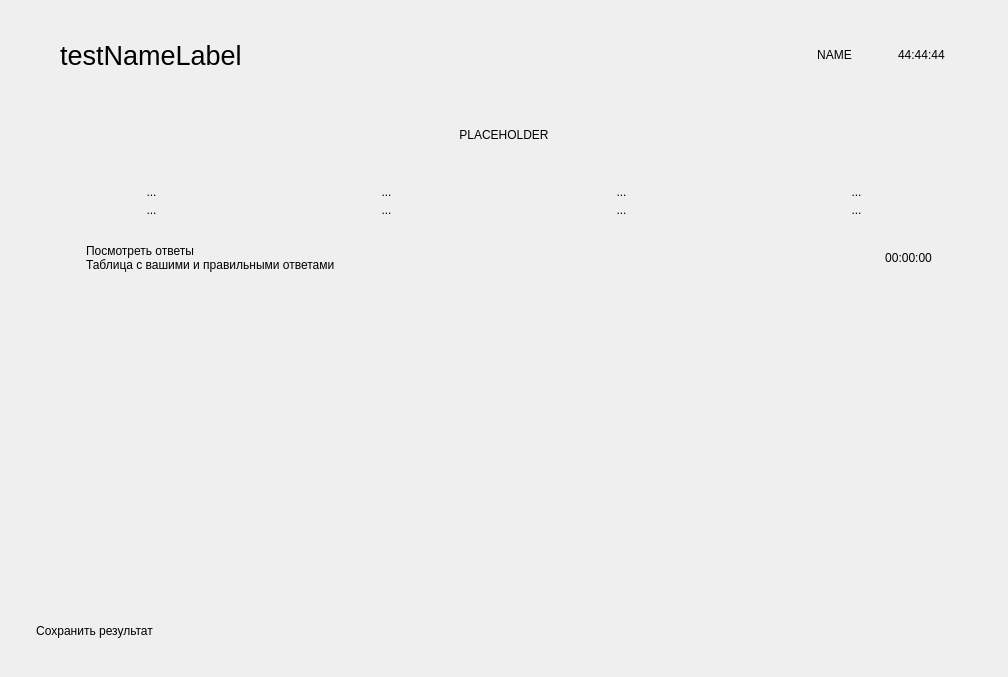
<?xml version="1.0" encoding="UTF-8"?>
<ui version="4.0">
 <class>TestInterface</class>
 <widget class="CardWidget" name="TestInterface">
  <property name="geometry">
   <rect>
    <x>0</x>
    <y>0</y>
    <width>1008</width>
    <height>677</height>
   </rect>
  </property>
  <property name="windowTitle">
   <string>Form</string>
  </property>
  <layout class="QVBoxLayout" name="verticalLayout">
   <property name="spacing">
    <number>4</number>
   </property>
   <property name="leftMargin">
    <number>0</number>
   </property>
   <property name="topMargin">
    <number>0</number>
   </property>
   <property name="rightMargin">
    <number>0</number>
   </property>
   <property name="bottomMargin">
    <number>0</number>
   </property>
   <item>
    <widget class="SmoothScrollArea" name="scroll">
     <property name="sizePolicy">
      <sizepolicy hsizetype="Expanding" vsizetype="Minimum">
       <horstretch>0</horstretch>
       <verstretch>0</verstretch>
      </sizepolicy>
     </property>
     <property name="contextMenuPolicy">
      <enum>Qt::NoContextMenu</enum>
     </property>
     <property name="acceptDrops">
      <bool>true</bool>
     </property>
     <property name="styleSheet">
      <string notr="true">background-color: transparent;
border: 0;</string>
     </property>
     <property name="widgetResizable">
      <bool>true</bool>
     </property>
     <widget class="QWidget" name="bodyCard">
      <property name="geometry">
       <rect>
        <x>0</x>
        <y>0</y>
        <width>1008</width>
        <height>677</height>
       </rect>
      </property>
      <property name="autoFillBackground">
       <bool>false</bool>
      </property>
      <layout class="QVBoxLayout" name="verticalLayout_6">
       <property name="spacing">
        <number>4</number>
       </property>
       <property name="leftMargin">
        <number>36</number>
       </property>
       <property name="topMargin">
        <number>36</number>
       </property>
       <property name="rightMargin">
        <number>36</number>
       </property>
       <property name="bottomMargin">
        <number>36</number>
       </property>
       <item>
        <layout class="QHBoxLayout" name="header">
         <property name="spacing">
          <number>4</number>
         </property>
         <item>
          <widget class="IconWidget" name="testIcon">
           <property name="minimumSize">
            <size>
             <width>20</width>
             <height>20</height>
            </size>
           </property>
           <property name="maximumSize">
            <size>
             <width>20</width>
             <height>20</height>
            </size>
           </property>
          </widget>
         </item>
         <item>
          <widget class="CaptionLabel" name="testNameLabel">
           <property name="font">
            <font>
             <pointsize>20</pointsize>
             <weight>50</weight>
             <bold>false</bold>
            </font>
           </property>
           <property name="text">
            <string>testNameLabel</string>
           </property>
          </widget>
         </item>
         <item>
          <spacer name="horizontalSpacer_11">
           <property name="orientation">
            <enum>Qt::Horizontal</enum>
           </property>
           <property name="sizeHint" stdset="0">
            <size>
             <width>40</width>
             <height>20</height>
            </size>
           </property>
          </spacer>
         </item>
         <item>
          <widget class="CardWidget" name="ss_2">
           <layout class="QHBoxLayout" name="horizontalLayout_4">
            <property name="spacing">
             <number>4</number>
            </property>
            <item>
             <widget class="IconWidget" name="userNameIcon">
              <property name="minimumSize">
               <size>
                <width>20</width>
                <height>20</height>
               </size>
              </property>
              <property name="maximumSize">
               <size>
                <width>20</width>
                <height>20</height>
               </size>
              </property>
             </widget>
            </item>
            <item>
             <widget class="BodyLabel" name="userNameLabel">
              <property name="text">
               <string>NAME</string>
              </property>
              <property name="alignment">
               <set>Qt::AlignCenter</set>
              </property>
             </widget>
            </item>
           </layout>
          </widget>
         </item>
         <item>
          <widget class="CardWidget" name="ss">
           <layout class="QHBoxLayout" name="horizontalLayout_3">
            <property name="spacing">
             <number>4</number>
            </property>
            <item>
             <widget class="IconWidget" name="timeIcon">
              <property name="minimumSize">
               <size>
                <width>20</width>
                <height>20</height>
               </size>
              </property>
              <property name="maximumSize">
               <size>
                <width>20</width>
                <height>20</height>
               </size>
              </property>
             </widget>
            </item>
            <item>
             <widget class="BodyLabel" name="timeLabel">
              <property name="sizePolicy">
               <sizepolicy hsizetype="Preferred" vsizetype="Preferred">
                <horstretch>0</horstretch>
                <verstretch>0</verstretch>
               </sizepolicy>
              </property>
              <property name="minimumSize">
               <size>
                <width>65</width>
                <height>0</height>
               </size>
              </property>
              <property name="maximumSize">
               <size>
                <width>65</width>
                <height>16777215</height>
               </size>
              </property>
              <property name="text">
               <string>44:44:44</string>
              </property>
              <property name="alignment">
               <set>Qt::AlignLeading|Qt::AlignLeft|Qt::AlignVCenter</set>
              </property>
             </widget>
            </item>
           </layout>
          </widget>
         </item>
        </layout>
       </item>
       <item>
        <widget class="QStackedWidget" name="stackedWidget">
         <property name="currentIndex">
          <number>1</number>
         </property>
         <widget class="QWidget" name="quizPage">
          <layout class="QVBoxLayout" name="verticalLayout_2">
           <property name="spacing">
            <number>4</number>
           </property>
           <property name="leftMargin">
            <number>0</number>
           </property>
           <property name="topMargin">
            <number>0</number>
           </property>
           <property name="rightMargin">
            <number>0</number>
           </property>
           <property name="bottomMargin">
            <number>0</number>
           </property>
           <item>
            <widget class="TextEdit" name="questionTitleLabel">
             <property name="enabled">
              <bool>true</bool>
             </property>
             <property name="sizePolicy">
              <sizepolicy hsizetype="Expanding" vsizetype="Expanding">
               <horstretch>0</horstretch>
               <verstretch>0</verstretch>
              </sizepolicy>
             </property>
             <property name="maximumSize">
              <size>
               <width>16777215</width>
               <height>16777215</height>
              </size>
             </property>
             <property name="cursor" stdset="0">
              <cursorShape>ArrowCursor</cursorShape>
             </property>
             <property name="focusPolicy">
              <enum>Qt::NoFocus</enum>
             </property>
             <property name="contextMenuPolicy">
              <enum>Qt::NoContextMenu</enum>
             </property>
             <property name="documentTitle">
              <string/>
             </property>
             <property name="lineWrapMode">
              <enum>QTextEdit::WidgetWidth</enum>
             </property>
             <property name="readOnly">
              <bool>true</bool>
             </property>
             <property name="html">
              <string>&lt;!DOCTYPE HTML PUBLIC &quot;-//W3C//DTD HTML 4.0//EN&quot; &quot;http://www.w3.org/TR/REC-html40/strict.dtd&quot;&gt;
&lt;html&gt;&lt;head&gt;&lt;meta name=&quot;qrichtext&quot; content=&quot;1&quot; /&gt;&lt;style type=&quot;text/css&quot;&gt;
p, li { white-space: pre-wrap; }
&lt;/style&gt;&lt;/head&gt;&lt;body style=&quot; font-family:'Segoe UI','Microsoft YaHei','PingFang SC','MS Shell Dlg 2'; font-size:14px; font-weight:400; font-style:normal;&quot;&gt;
&lt;p style=&quot; margin-top:0px; margin-bottom:0px; margin-left:0px; margin-right:0px; -qt-block-indent:0; text-indent:0px;&quot;&gt;&lt;span style=&quot; font-size:14px;&quot;&gt;123&lt;/span&gt;&lt;/p&gt;&lt;/body&gt;&lt;/html&gt;</string>
             </property>
             <property name="textInteractionFlags">
              <set>Qt::NoTextInteraction</set>
             </property>
            </widget>
           </item>
           <item>
            <spacer name="verticalSpacer_2">
             <property name="orientation">
              <enum>Qt::Vertical</enum>
             </property>
             <property name="sizeHint" stdset="0">
              <size>
               <width>20</width>
               <height>40</height>
              </size>
             </property>
            </spacer>
           </item>
           <item>
            <layout class="QVBoxLayout" name="answerBox">
             <property name="spacing">
              <number>4</number>
             </property>
             <item>
              <widget class="LineEdit" name="LineEdit">
               <property name="sizePolicy">
                <sizepolicy hsizetype="Preferred" vsizetype="Preferred">
                 <horstretch>0</horstretch>
                 <verstretch>0</verstretch>
                </sizepolicy>
               </property>
               <property name="text">
                <string>test</string>
               </property>
               <property name="dragEnabled">
                <bool>false</bool>
               </property>
               <property name="placeholderText">
                <string>OTVER</string>
               </property>
              </widget>
             </item>
             <item>
              <widget class="RadioButton" name="RadioButton">
               <property name="sizePolicy">
                <sizepolicy hsizetype="Preferred" vsizetype="Preferred">
                 <horstretch>0</horstretch>
                 <verstretch>0</verstretch>
                </sizepolicy>
               </property>
               <property name="text">
                <string>Radio button</string>
               </property>
              </widget>
             </item>
             <item>
              <widget class="CheckBox" name="CheckBox">
               <property name="sizePolicy">
                <sizepolicy hsizetype="Preferred" vsizetype="Preferred">
                 <horstretch>0</horstretch>
                 <verstretch>0</verstretch>
                </sizepolicy>
               </property>
               <property name="text">
                <string>Check box</string>
               </property>
              </widget>
             </item>
            </layout>
           </item>
           <item>
            <spacer name="verticalSpacer_3">
             <property name="orientation">
              <enum>Qt::Vertical</enum>
             </property>
             <property name="sizeHint" stdset="0">
              <size>
               <width>20</width>
               <height>40</height>
              </size>
             </property>
            </spacer>
           </item>
           <item>
            <layout class="QGridLayout" name="gridLayout_2">
             <property name="spacing">
              <number>4</number>
             </property>
             <item row="0" column="2">
              <widget class="PushButton" name="saveButton">
               <property name="sizePolicy">
                <sizepolicy hsizetype="Preferred" vsizetype="Preferred">
                 <horstretch>0</horstretch>
                 <verstretch>0</verstretch>
                </sizepolicy>
               </property>
               <property name="minimumSize">
                <size>
                 <width>0</width>
                 <height>0</height>
                </size>
               </property>
               <property name="maximumSize">
                <size>
                 <width>16777215</width>
                 <height>16777215</height>
                </size>
               </property>
               <property name="text">
                <string>save</string>
               </property>
              </widget>
             </item>
             <item row="0" column="4">
              <layout class="QHBoxLayout" name="horizontalLayout_2">
               <property name="spacing">
                <number>4</number>
               </property>
               <item>
                <spacer name="horizontalSpacer_6">
                 <property name="orientation">
                  <enum>Qt::Horizontal</enum>
                 </property>
                 <property name="sizeHint" stdset="0">
                  <size>
                   <width>51</width>
                   <height>29</height>
                  </size>
                 </property>
                </spacer>
               </item>
               <item>
                <widget class="ToolButton" name="prevButton">
                 <property name="toolButtonStyle">
                  <enum>Qt::ToolButtonIconOnly</enum>
                 </property>
                 <property name="autoRaise">
                  <bool>false</bool>
                 </property>
                </widget>
               </item>
               <item>
                <widget class="ToolButton" name="nextButton">
                 <property name="text">
                  <string/>
                 </property>
                </widget>
               </item>
              </layout>
             </item>
             <item row="0" column="0">
              <layout class="QHBoxLayout" name="horizontalLayout_5">
               <property name="spacing">
                <number>4</number>
               </property>
               <item>
                <widget class="PushButton" name="endButton">
                 <property name="sizePolicy">
                  <sizepolicy hsizetype="Preferred" vsizetype="Preferred">
                   <horstretch>0</horstretch>
                   <verstretch>0</verstretch>
                  </sizepolicy>
                 </property>
                 <property name="minimumSize">
                  <size>
                   <width>0</width>
                   <height>0</height>
                  </size>
                 </property>
                 <property name="maximumSize">
                  <size>
                   <width>16777215</width>
                   <height>16777215</height>
                  </size>
                 </property>
                 <property name="text">
                  <string>END TEST</string>
                 </property>
                </widget>
               </item>
               <item>
                <spacer name="horizontalSpacer_5">
                 <property name="orientation">
                  <enum>Qt::Horizontal</enum>
                 </property>
                 <property name="sizeHint" stdset="0">
                  <size>
                   <width>51</width>
                   <height>29</height>
                  </size>
                 </property>
                </spacer>
               </item>
              </layout>
             </item>
            </layout>
           </item>
           <item>
            <widget class="ProgressBar" name="ProgressBar">
             <property name="minimumSize">
              <size>
               <width>0</width>
               <height>4</height>
              </size>
             </property>
             <property name="maximumSize">
              <size>
               <width>16777215</width>
               <height>4</height>
              </size>
             </property>
            </widget>
           </item>
          </layout>
         </widget>
         <widget class="QWidget" name="resultPage">
          <layout class="QVBoxLayout" name="verticalLayout_15">
           <property name="spacing">
            <number>4</number>
           </property>
           <property name="leftMargin">
            <number>0</number>
           </property>
           <property name="topMargin">
            <number>0</number>
           </property>
           <property name="rightMargin">
            <number>0</number>
           </property>
           <property name="bottomMargin">
            <number>0</number>
           </property>
           <item>
            <widget class="SimpleCardWidget" name="HeaderCard">
             <layout class="QGridLayout" name="gridLayout">
              <property name="leftMargin">
               <number>6</number>
              </property>
              <property name="topMargin">
               <number>6</number>
              </property>
              <property name="rightMargin">
               <number>6</number>
              </property>
              <property name="bottomMargin">
               <number>6</number>
              </property>
              <property name="spacing">
               <number>0</number>
              </property>
              <item row="0" column="0">
               <spacer name="horizontalSpacer_3">
                <property name="orientation">
                 <enum>Qt::Horizontal</enum>
                </property>
                <property name="sizeHint" stdset="0">
                 <size>
                  <width>40</width>
                  <height>20</height>
                 </size>
                </property>
               </spacer>
              </item>
              <item row="0" column="2">
               <spacer name="horizontalSpacer_4">
                <property name="orientation">
                 <enum>Qt::Horizontal</enum>
                </property>
                <property name="sizeHint" stdset="0">
                 <size>
                  <width>40</width>
                  <height>20</height>
                 </size>
                </property>
               </spacer>
              </item>
              <item row="0" column="1">
               <layout class="QVBoxLayout" name="verticalLayout_3">
                <property name="spacing">
                 <number>4</number>
                </property>
                <item>
                 <layout class="QHBoxLayout" name="horizontalLayout">
                  <property name="spacing">
                   <number>0</number>
                  </property>
                  <item>
                   <widget class="IconWidget" name="headerTitleIcon">
                    <property name="minimumSize">
                     <size>
                      <width>40</width>
                      <height>40</height>
                     </size>
                    </property>
                    <property name="maximumSize">
                     <size>
                      <width>40</width>
                      <height>40</height>
                     </size>
                    </property>
                   </widget>
                  </item>
                 </layout>
                </item>
                <item>
                 <widget class="TitleLabel" name="headerTitleLabel">
                  <property name="text">
                   <string>PLACEHOLDER</string>
                  </property>
                  <property name="alignment">
                   <set>Qt::AlignCenter</set>
                  </property>
                 </widget>
                </item>
               </layout>
              </item>
             </layout>
            </widget>
           </item>
           <item>
            <layout class="QHBoxLayout" name="gradeCard">
             <property name="spacing">
              <number>4</number>
             </property>
             <property name="rightMargin">
              <number>0</number>
             </property>
             <item>
              <widget class="SimpleCardWidget" name="totalCard">
               <property name="sizePolicy">
                <sizepolicy hsizetype="Preferred" vsizetype="Preferred">
                 <horstretch>0</horstretch>
                 <verstretch>0</verstretch>
                </sizepolicy>
               </property>
               <layout class="QVBoxLayout" name="verticalLayout_19">
                <property name="spacing">
                 <number>4</number>
                </property>
                <item>
                 <layout class="QHBoxLayout" name="layout_2">
                  <property name="spacing">
                   <number>4</number>
                  </property>
                  <item>
                   <widget class="IconWidget" name="totalIcon">
                    <property name="minimumSize">
                     <size>
                      <width>20</width>
                      <height>20</height>
                     </size>
                    </property>
                    <property name="maximumSize">
                     <size>
                      <width>20</width>
                      <height>20</height>
                     </size>
                    </property>
                   </widget>
                  </item>
                 </layout>
                </item>
                <item>
                 <widget class="StrongBodyLabel" name="totalLabel">
                  <property name="text">
                   <string>...</string>
                  </property>
                  <property name="alignment">
                   <set>Qt::AlignCenter</set>
                  </property>
                 </widget>
                </item>
                <item>
                 <widget class="BodyLabel" name="totalSubLabel">
                  <property name="text">
                   <string>...</string>
                  </property>
                  <property name="alignment">
                   <set>Qt::AlignCenter</set>
                  </property>
                  <property name="darkColor" stdset="0">
                   <color alpha="150">
                    <red>255</red>
                    <green>255</green>
                    <blue>255</blue>
                   </color>
                  </property>
                 </widget>
                </item>
               </layout>
              </widget>
             </item>
             <item>
              <widget class="SimpleCardWidget" name="correctCard">
               <property name="sizePolicy">
                <sizepolicy hsizetype="Preferred" vsizetype="Preferred">
                 <horstretch>0</horstretch>
                 <verstretch>0</verstretch>
                </sizepolicy>
               </property>
               <layout class="QVBoxLayout" name="verticalLayout_18">
                <property name="spacing">
                 <number>4</number>
                </property>
                <item>
                 <layout class="QHBoxLayout" name="layout_3">
                  <property name="spacing">
                   <number>4</number>
                  </property>
                  <item>
                   <widget class="IconWidget" name="correctIcon">
                    <property name="minimumSize">
                     <size>
                      <width>20</width>
                      <height>20</height>
                     </size>
                    </property>
                    <property name="maximumSize">
                     <size>
                      <width>20</width>
                      <height>20</height>
                     </size>
                    </property>
                   </widget>
                  </item>
                 </layout>
                </item>
                <item>
                 <widget class="StrongBodyLabel" name="correctLabel">
                  <property name="text">
                   <string>...</string>
                  </property>
                  <property name="alignment">
                   <set>Qt::AlignCenter</set>
                  </property>
                 </widget>
                </item>
                <item>
                 <widget class="BodyLabel" name="correctSubSabel">
                  <property name="text">
                   <string>...</string>
                  </property>
                  <property name="alignment">
                   <set>Qt::AlignCenter</set>
                  </property>
                  <property name="darkColor" stdset="0">
                   <color alpha="150">
                    <red>255</red>
                    <green>255</green>
                    <blue>255</blue>
                   </color>
                  </property>
                 </widget>
                </item>
               </layout>
              </widget>
             </item>
             <item>
              <widget class="SimpleCardWidget" name="misstakeCard">
               <property name="sizePolicy">
                <sizepolicy hsizetype="Preferred" vsizetype="Preferred">
                 <horstretch>0</horstretch>
                 <verstretch>0</verstretch>
                </sizepolicy>
               </property>
               <layout class="QVBoxLayout" name="verticalLayout_14">
                <property name="spacing">
                 <number>4</number>
                </property>
                <item>
                 <layout class="QHBoxLayout" name="horizontalLayout_16">
                  <property name="spacing">
                   <number>4</number>
                  </property>
                  <item>
                   <widget class="IconWidget" name="misstakeIcon">
                    <property name="minimumSize">
                     <size>
                      <width>20</width>
                      <height>20</height>
                     </size>
                    </property>
                    <property name="maximumSize">
                     <size>
                      <width>20</width>
                      <height>20</height>
                     </size>
                    </property>
                   </widget>
                  </item>
                 </layout>
                </item>
                <item>
                 <widget class="StrongBodyLabel" name="misstakeLabel">
                  <property name="text">
                   <string>...</string>
                  </property>
                  <property name="alignment">
                   <set>Qt::AlignCenter</set>
                  </property>
                 </widget>
                </item>
                <item>
                 <widget class="BodyLabel" name="misstakeSubLabel">
                  <property name="text">
                   <string>...</string>
                  </property>
                  <property name="alignment">
                   <set>Qt::AlignCenter</set>
                  </property>
                  <property name="darkColor" stdset="0">
                   <color alpha="150">
                    <red>255</red>
                    <green>255</green>
                    <blue>255</blue>
                   </color>
                  </property>
                 </widget>
                </item>
               </layout>
              </widget>
             </item>
             <item>
              <widget class="SimpleCardWidget" name="SimpleCardWidget">
               <property name="sizePolicy">
                <sizepolicy hsizetype="Preferred" vsizetype="Preferred">
                 <horstretch>0</horstretch>
                 <verstretch>0</verstretch>
                </sizepolicy>
               </property>
               <layout class="QVBoxLayout" name="verticalLayout_4">
                <property name="spacing">
                 <number>4</number>
                </property>
                <item>
                 <layout class="QHBoxLayout" name="layout_4">
                  <property name="spacing">
                   <number>4</number>
                  </property>
                  <item>
                   <widget class="IconWidget" name="gradeIcon">
                    <property name="minimumSize">
                     <size>
                      <width>20</width>
                      <height>20</height>
                     </size>
                    </property>
                    <property name="maximumSize">
                     <size>
                      <width>20</width>
                      <height>20</height>
                     </size>
                    </property>
                   </widget>
                  </item>
                 </layout>
                </item>
                <item>
                 <widget class="StrongBodyLabel" name="gradeLabel">
                  <property name="text">
                   <string>...</string>
                  </property>
                  <property name="alignment">
                   <set>Qt::AlignCenter</set>
                  </property>
                 </widget>
                </item>
                <item>
                 <widget class="BodyLabel" name="gradeSubLabel">
                  <property name="text">
                   <string>...</string>
                  </property>
                  <property name="alignment">
                   <set>Qt::AlignCenter</set>
                  </property>
                  <property name="darkColor" stdset="0">
                   <color alpha="150">
                    <red>255</red>
                    <green>255</green>
                    <blue>255</blue>
                   </color>
                  </property>
                 </widget>
                </item>
               </layout>
              </widget>
             </item>
            </layout>
           </item>
           <item>
            <widget class="CardWidget" name="openTable">
             <layout class="QHBoxLayout" name="horizontalLayout_19">
              <property name="spacing">
               <number>4</number>
              </property>
              <property name="leftMargin">
               <number>14</number>
              </property>
              <property name="topMargin">
               <number>14</number>
              </property>
              <property name="rightMargin">
               <number>14</number>
              </property>
              <property name="bottomMargin">
               <number>14</number>
              </property>
              <item>
               <layout class="QHBoxLayout" name="layout">
                <property name="leftMargin">
                 <number>6</number>
                </property>
                <property name="rightMargin">
                 <number>6</number>
                </property>
                <item>
                 <widget class="IconWidget" name="openTableIcon">
                  <property name="minimumSize">
                   <size>
                    <width>20</width>
                    <height>20</height>
                   </size>
                  </property>
                  <property name="maximumSize">
                   <size>
                    <width>20</width>
                    <height>20</height>
                   </size>
                  </property>
                  <property name="acceptDrops">
                   <bool>false</bool>
                  </property>
                  <property name="layoutDirection">
                   <enum>Qt::LeftToRight</enum>
                  </property>
                 </widget>
                </item>
               </layout>
              </item>
              <item>
               <layout class="QVBoxLayout" name="layout_5">
                <property name="spacing">
                 <number>0</number>
                </property>
                <item>
                 <widget class="StrongBodyLabel" name="openTableLabel">
                  <property name="text">
                   <string>Посмотреть ответы</string>
                  </property>
                  <property name="alignment">
                   <set>Qt::AlignBottom|Qt::AlignLeading|Qt::AlignLeft</set>
                  </property>
                 </widget>
                </item>
                <item>
                 <widget class="BodyLabel" name="openTableSubLabel">
                  <property name="text">
                   <string>Таблица с вашими и правильными ответами</string>
                  </property>
                  <property name="alignment">
                   <set>Qt::AlignLeading|Qt::AlignLeft|Qt::AlignTop</set>
                  </property>
                  <property name="lightColor" stdset="0">
                   <color alpha="150">
                    <red>0</red>
                    <green>0</green>
                    <blue>0</blue>
                   </color>
                  </property>
                  <property name="darkColor" stdset="0">
                   <color alpha="150">
                    <red>255</red>
                    <green>255</green>
                    <blue>255</blue>
                   </color>
                  </property>
                 </widget>
                </item>
               </layout>
              </item>
              <item>
               <spacer name="spacer">
                <property name="orientation">
                 <enum>Qt::Horizontal</enum>
                </property>
                <property name="sizeHint" stdset="0">
                 <size>
                  <width>40</width>
                  <height>20</height>
                 </size>
                </property>
               </spacer>
              </item>
              <item>
               <layout class="QHBoxLayout" name="layout_6">
                <property name="spacing">
                 <number>4</number>
                </property>
                <property name="leftMargin">
                 <number>6</number>
                </property>
                <property name="rightMargin">
                 <number>6</number>
                </property>
                <item>
                 <widget class="HyperlinkLabel" name="openTableLaterLabel">
                  <property name="text">
                   <string>00:00:00</string>
                  </property>
                 </widget>
                </item>
                <item>
                 <widget class="IconWidget" name="openTableGoIcon">
                  <property name="minimumSize">
                   <size>
                    <width>16</width>
                    <height>16</height>
                   </size>
                  </property>
                  <property name="maximumSize">
                   <size>
                    <width>16</width>
                    <height>16</height>
                   </size>
                  </property>
                  <property name="acceptDrops">
                   <bool>false</bool>
                  </property>
                  <property name="layoutDirection">
                   <enum>Qt::LeftToRight</enum>
                  </property>
                 </widget>
                </item>
               </layout>
              </item>
             </layout>
            </widget>
           </item>
           <item>
            <spacer name="verticalSpacer">
             <property name="orientation">
              <enum>Qt::Vertical</enum>
             </property>
             <property name="sizeHint" stdset="0">
              <size>
               <width>20</width>
               <height>40</height>
              </size>
             </property>
            </spacer>
           </item>
           <item>
            <layout class="QHBoxLayout" name="horizontalLayout_21">
             <property name="spacing">
              <number>4</number>
             </property>
             <item>
              <widget class="PrimaryPushButton" name="SaveToFileButton">
               <property name="text">
                <string>Сохранить результат</string>
               </property>
              </widget>
             </item>
             <item>
              <spacer name="horizontalSpacer_7">
               <property name="orientation">
                <enum>Qt::Horizontal</enum>
               </property>
               <property name="sizeHint" stdset="0">
                <size>
                 <width>40</width>
                 <height>20</height>
                </size>
               </property>
              </spacer>
             </item>
            </layout>
           </item>
          </layout>
         </widget>
         <widget class="QWidget" name="tablePage">
          <layout class="QVBoxLayout" name="verticalLayout_5">
           <property name="spacing">
            <number>4</number>
           </property>
           <property name="leftMargin">
            <number>0</number>
           </property>
           <property name="topMargin">
            <number>0</number>
           </property>
           <property name="rightMargin">
            <number>0</number>
           </property>
           <property name="bottomMargin">
            <number>0</number>
           </property>
           <item>
            <widget class="TableWidget" name="TableWidget">
             <property name="editTriggers">
              <set>QAbstractItemView::NoEditTriggers</set>
             </property>
             <property name="tabKeyNavigation">
              <bool>false</bool>
             </property>
             <property name="showDropIndicator" stdset="0">
              <bool>false</bool>
             </property>
             <property name="selectionMode">
              <enum>QAbstractItemView::NoSelection</enum>
             </property>
             <property name="cornerButtonEnabled">
              <bool>false</bool>
             </property>
             <attribute name="horizontalHeaderCascadingSectionResizes">
              <bool>false</bool>
             </attribute>
             <attribute name="verticalHeaderCascadingSectionResizes">
              <bool>false</bool>
             </attribute>
            </widget>
           </item>
           <item>
            <layout class="QHBoxLayout" name="horizontalLayout_6">
             <property name="spacing">
              <number>4</number>
             </property>
             <item>
              <spacer name="horizontalSpacer">
               <property name="orientation">
                <enum>Qt::Horizontal</enum>
               </property>
               <property name="sizeHint" stdset="0">
                <size>
                 <width>40</width>
                 <height>20</height>
                </size>
               </property>
              </spacer>
             </item>
             <item>
              <widget class="PushButton" name="backButton">
               <property name="text">
                <string>Назад</string>
               </property>
              </widget>
             </item>
             <item>
              <spacer name="horizontalSpacer_2">
               <property name="orientation">
                <enum>Qt::Horizontal</enum>
               </property>
               <property name="sizeHint" stdset="0">
                <size>
                 <width>40</width>
                 <height>20</height>
                </size>
               </property>
              </spacer>
             </item>
            </layout>
           </item>
          </layout>
         </widget>
        </widget>
       </item>
      </layout>
     </widget>
    </widget>
   </item>
  </layout>
 </widget>
 <customwidgets>
  <customwidget>
   <class>CheckBox</class>
   <extends>QCheckBox</extends>
   <header>qfluentwidgets</header>
  </customwidget>
  <customwidget>
   <class>PushButton</class>
   <extends>QPushButton</extends>
   <header>qfluentwidgets</header>
  </customwidget>
  <customwidget>
   <class>PrimaryPushButton</class>
   <extends>PushButton</extends>
   <header>qfluentwidgets</header>
  </customwidget>
  <customwidget>
   <class>ToolButton</class>
   <extends>QToolButton</extends>
   <header>qfluentwidgets</header>
  </customwidget>
  <customwidget>
   <class>RadioButton</class>
   <extends>QRadioButton</extends>
   <header>qfluentwidgets</header>
  </customwidget>
  <customwidget>
   <class>IconWidget</class>
   <extends>QWidget</extends>
   <header>qfluentwidgets</header>
  </customwidget>
  <customwidget>
   <class>CardWidget</class>
   <extends>QFrame</extends>
   <header>qfluentwidgets</header>
   <container>1</container>
  </customwidget>
  <customwidget>
   <class>SimpleCardWidget</class>
   <extends>CardWidget</extends>
   <header>qfluentwidgets</header>
   <container>1</container>
  </customwidget>
  <customwidget>
   <class>SmoothScrollArea</class>
   <extends>QScrollArea</extends>
   <header>qfluentwidgets</header>
   <container>1</container>
  </customwidget>
  <customwidget>
   <class>CaptionLabel</class>
   <extends>QLabel</extends>
   <header>qfluentwidgets</header>
  </customwidget>
  <customwidget>
   <class>BodyLabel</class>
   <extends>QLabel</extends>
   <header>qfluentwidgets</header>
  </customwidget>
  <customwidget>
   <class>StrongBodyLabel</class>
   <extends>QLabel</extends>
   <header>qfluentwidgets</header>
  </customwidget>
  <customwidget>
   <class>TitleLabel</class>
   <extends>QLabel</extends>
   <header>qfluentwidgets</header>
  </customwidget>
  <customwidget>
   <class>HyperlinkLabel</class>
   <extends>QPushButton</extends>
   <header>qfluentwidgets</header>
  </customwidget>
  <customwidget>
   <class>ProgressBar</class>
   <extends>QProgressBar</extends>
   <header>qfluentwidgets</header>
  </customwidget>
  <customwidget>
   <class>LineEdit</class>
   <extends>QLineEdit</extends>
   <header>qfluentwidgets</header>
  </customwidget>
  <customwidget>
   <class>TextEdit</class>
   <extends>QTextEdit</extends>
   <header>qfluentwidgets</header>
  </customwidget>
  <customwidget>
   <class>TableWidget</class>
   <extends>QTableWidget</extends>
   <header>qfluentwidgets</header>
  </customwidget>
 </customwidgets>
 <resources/>
 <connections/>
</ui>
